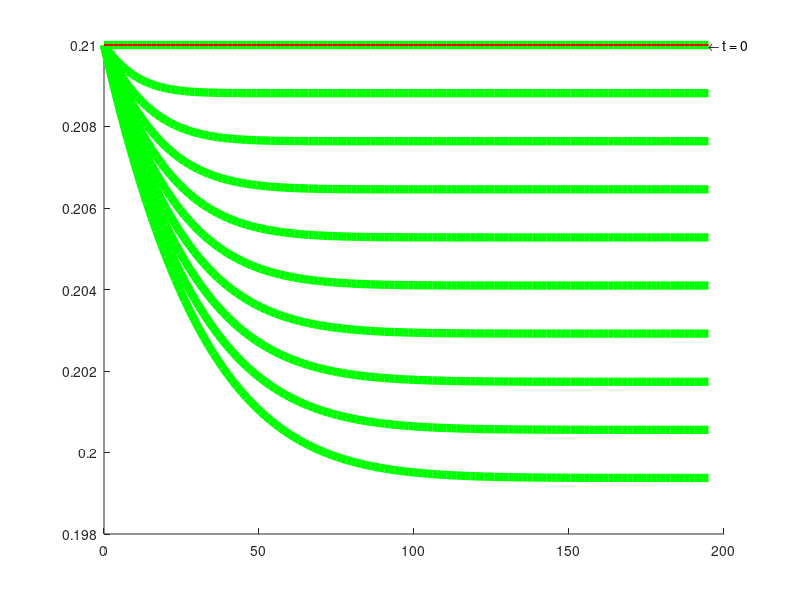

Write the MATLAB code that produced this figure. (Note: this script raises an error after producing the figure.)
tic
clear all
close all
clc

% Material Variables
D = 259.2*(1e-4);
alpha = 0.002125;
depth = 195*(1e-2);
c0 = 0.21;

% Variables
xstart = 0;
xend = depth;
ttime = 5;
dtime = .001;
% type of time integration theta = [0(forward eluler) 1(backward euler) 0.5(crank-nicklson)]
theta = 0; 

% Variables - accuracy of solution
numpts = 128; % no of divisions = numpts-1
eleOrder = 1;
nofgp = 2;

%% Mesh Generation
% nodal coordinates
if eleOrder == 1
    node = linspace(xstart,xend,numpts) ;
elseif eleOrder == 2
    node = linspace(xstart,xend,2*numpts-1);
end

% number of nodes
numnode = size(node,2) ;

% generate the elements
if eleOrder == 1
    numelem = numnode - 1; % number of elements
    nnode = 2;  % number of nodes per element
    ndof = 1; % number of dof per node
elseif eleOrder == 2
    numelem = (numnode-1)*0.5; % number of elements
    nnode = 3;  % number of nodes per element
    ndof = 1; % number of dof per node
end

element = zeros(numelem,nnode);
if eleOrder == 1
    for iel = 1:numelem
        element(iel,:) = [iel iel+1];
    end
elseif eleOrder == 2
    for iel = 1:numelem
        element(iel,:) = [2*iel-1 2*iel 2*iel+1];
    end
end

% % plot the mesh
% figure; hold on;
% box on;
% plot(node,zeros(numnode,1),'r-o')
% for in = 1:numnode
%     x = node(in);
%     text(x,0.1,num2str(in));
% end
% 
% for iel = 1:numelem
%     econ = element(iel,:) ;
%     nds = node(econ);
%     text(mean(nds),0.01,num2str(iel));
% end

%% 

% gauss points
if nofgp == 1
    w = 2;
    pt = 0;
elseif nofgp == 2
    w = [1,1];
    pt = [-1/sqrt(3), 1/sqrt(3)];
elseif nofgp == 3
    w = [5/9 5/9 8/9];
    pt = [-sqrt(3/5) sqrt(3/5) 0];
end


% initialize the global matrices
kmat = zeros(ndof*numnode,ndof*numnode);
mmat = zeros(ndof*numnode,ndof*numnode);
fvec = zeros(ndof*numnode,1);
conc = zeros(ndof*numnode,1+fix(ttime/dtime));

% initial condition
conc(:,1) = c0;

tstep = 0:dtime:ttime;
%% plot the analytical solution

figure; hold on;
x = node;
x(1) = 1e-5;
t = tstep;
for it = round(linspace(1,length(tstep),10))
    for ix=1:length(x)
        cana(ix,it) = c0 - alpha*t(it) + alpha*((t(it)+(x(ix)^2/2/D))*erfc(x(ix)/2/sqrt(D*t(it))) - x(ix)*(t(it)/pi/D)^0.5*exp(-x(ix)^2/4/D/t(it)));
    end
    p1 = plot(x*100,cana(:,it),"-",'Color',"green",'LineWidth',6);
end

p2 = plot(node*100,conc(:,1),'r','LineWidth',1.5,'DisplayName','t=0');
text(node(end)*100,conc(end,1),'\leftarrow t = 0')

% loop over the time

for istep = 2:length(tstep)
    % loop over the elements
    for iel = 1:numelem
        
        % get the element connectivity
        econ = element(iel,:) ;
        
        % get its coordinates
        nds = node(econ) ;
        
        % global index
        gind = econ ;
        
        % loop over the gauss points
        for igp = 1:size(w,2)
            
            % get the gauss point
            gpt = pt(igp);
            
            % get the shape functions and its derivatives
            [n,dn] = getShape1d(gpt,eleOrder);
            
            % to locate the point in the physical space
            xglobal = n*nds' ;
            
            % find the jacobian
            jac = dn*nds' ;
            
            % find the derivatives in the physical space
            dnx = inv(jac)*dn ;
            
            kmat(gind,gind) = kmat(gind,gind) + D*dnx'*dnx*w(igp)*det(jac) ;
            mmat(gind,gind) = mmat(gind,gind) + n'*n*w(igp)*det(jac) ;
            fvec(gind,1) = fvec(gind,1) - n'*alpha*w(igp)*det(jac);
        end
    end
    

    %% Applying Boundary Conditions
    % specify the location of natural boundary conditions
    nbcdof = [numnode];
    nbcval = [0];
    fvec(nbcdof,1) = fvec(nbcdof,1) - nbcval;

    % specify the location of essential boundary conditions
    ebcdof = [1];
    ebcval = [c0];
    
    TotalDof = 1:ndof*numnode ;
    activeDof = setdiff(TotalDof,ebcdof);
    
    if theta == 0
        A = mmat;
        B = dtime*fvec+mmat*conc(:,istep-1)-dtime*kmat*conc(:,istep-1);
    else
        A = mmat+dtime*theta*kmat;
        B = dtime*fvec+mmat*conc(:,istep-1)-(1-theta)*dtime*kmat*conc(:,istep-1);
    end

    etemp = A(:,ebcdof)*ebcval ;

    %modified right hand side
    Bmod = B - etemp ;

    % modified bilinear form
    Amod = A(activeDof,activeDof) ;

    % solve
    c = Amod\Bmod(activeDof,1);

    % has to be supplemented with the boundary conditions
    conc(ebcdof,istep) = ebcval;
    conc(activeDof,istep) = c ;

    if ismember(istep,round(linspace(1,length(tstep),10)))
        plot(node*100,conc(:,istep),'b','MarkerSize',7,'LineWidth',1.5)
        text(node(end)*100,conc(end,istep),"\leftarrow t = "+num2str(round(tstep(istep),2))+" h.")
    end
end

set(gca,'FontSize',12)
box on
xlim([xstart,xend].*100)
ylim([0.198 0.212])
pbaspect([1 1 1]);
xlabel('depth [cm]')
ylabel('concentration')
set(gcf,'units','pixels','position',[100 100 600 600]);
title("Oxygen diffusion in soil - explicit")
legend([p1 p2],{'Analytical','t=0'})
% legend

if theta == 0
    disp("Forward-Euler(Explicit)")
    savefig("FE")
elseif theta == 0.5
    disp("Cranck-Nicolson(Implicit)")
    savefig("CN")
elseif theta == 1
    disp("Backward-Euler(Implicit)")
    savefig("BE")
end

%% L2 and H1 
% loop over the elements for error
L2 = 0;
H1 = 0;
for iel = 1:numelem
    % get the element connectivity
    econ = element(iel,:) ;
    % get its coordinates
    nds = node(econ) ;
    % global index
    gind = econ ;
    % elemental solution
    cele = conc(gind,end);
    
    % loop over the gauss points
    for igp = 1:size(w,2)
        
        % get the gauss point
        gpt = pt(igp);
        
        % get the shape functions and its derivatives
        [n,dn] = getShape1d(gpt,eleOrder);
        
        % to locate the point in the physical space
        xglobal = n*nds' ;

        % find the jacobian
        jac = dn*nds' ;
        
        % find the derivatives in the physical space
        dnx = inv(jac)*dn ;
        
        % error for u
        cerror = c0 - alpha*ttime + alpha*((ttime+(xglobal^2/2/D))*erfc(xglobal/2/sqrt(D*ttime)) - xglobal*(ttime/pi/D)^0.5*exp(-xglobal^2/4/D/ttime)) - n*cele;
        L2 = L2 + cerror*cerror*det(jac)*w(igp);
    end
end

L2 = sqrt(L2)
h = node(2) - node(1);
toc






























